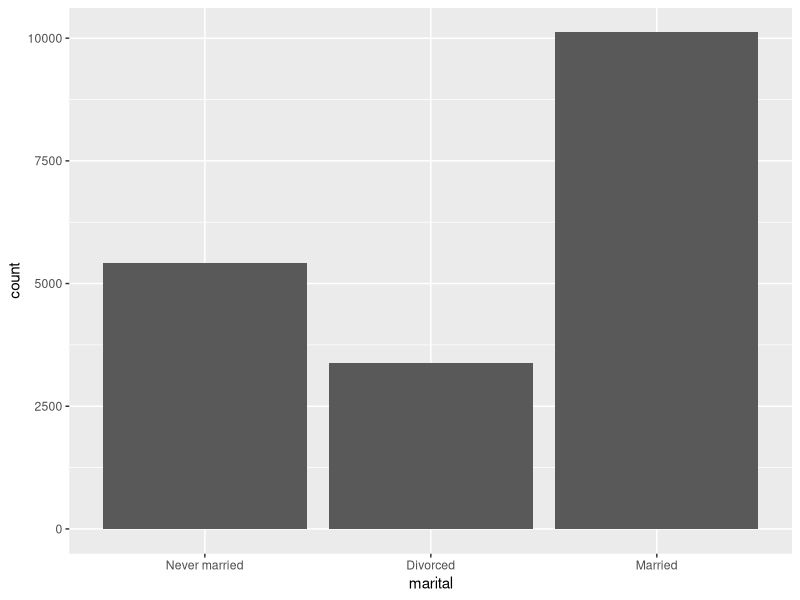

R code for this plot: (Note: this script raises an error after producing the figure.)
#Chi- Squared test for Goodness of fit

library(ggplot2)
library(tidyverse)
library(forcats)
View(gss_cat)


my_data <- gss_cat %>%
  select(marital)%>%
  filter(marital %in% c("Married",
                         "Never married",
                         "Divorced")) %>%
  mutate(marital = fct_drop(marital))

my_table <- table(my_data)
View(my_table)


#Use Chi-Squared goodness of fit test

chisq.test(my_table)

my_data %>%
  table() %>%
  chisq.test()


#GRAPHICS

my_data %>%
  ggplot(aes(marital)) + geom_bar()


--------------------------------------------------------------------------------

#Chi- Squared test For Race

my_data <- gss_cat %>%
  select(race)%>%
  filter(race %in% c("White",
                        "Black",
                        "Other")) %>%
  mutate(race = fct_drop(race))

my_table <- table(my_data)
View(my_table)


#Use Chi-Squared FOR RACE
chisq.test(my_table)

my_data %>%
  table() %>%
  chisq.test()

#GRAPHICS FOR RACE

my_data %>%
  ggplot(aes(race)) + geom_bar()

--------------------------------------------------------------------------------
#Chi- Squared test for Partyid
  
my_data <- gss_cat %>%
  select(partyid)%>%
  filter(partyid %in% c("Ind,near rep",
                      "Strong republican",
                      "Not str democrat",
                      "Independent",
                      "Strong democrat")) %>%
  mutate(partyid = fct_drop(partyid))

my_table <- table(my_data)
View(my_table)

#Use Chi-Squared For partyid

chisq.test(my_table)

my_data %>%
  table() %>%
  chisq.test()

#GRAPHICS For partyid

my_data %>%
  ggplot(aes(partyid)) + geom_bar()

  
--------------------------------------------------------------------------------
#Chi- Squared test for Relig

my_data <- gss_cat %>%
  select(relig)%>%
  filter(relig %in% c("Protestant",
                     "Orthodox-christian",
                     "None",
                     "Christian",
                     "Jewish",
                     "Catholic",
                     "Inter-nondenominational",
                     "Hinduism")) %>%
  mutate(relig = fct_drop(relig))

my_table <- table(my_data)
View(my_table)

#Use Chi-Squared For Relig

chisq.test(my_table)

my_data %>%
  table() %>%
  chisq.test()

#GRAPHICS FOR RELIG

my_data %>%
  ggplot(aes(relig)) + geom_bar()

--------------------------------------------------------------------------------

#Chi- Squared test For denom

my_data <- gss_cat %>%
  select(denom)%>%
  filter(denom %in% c("Southern baptist",
                      "Baptist-dk which",
                      "No denomination",
                      "Not applicable",
                      "Lutheran-mo synod",
                      "Other",
                      "United methodist",
                      "Episcopal",
                      "Other lutheran",
                      "Afr meth ep zion",
                      "Presbyterian c in us",
                      "Evangelical luth")) %>%
  mutate(denom = fct_drop(denom))

my_table <- table(my_data)
View(my_table)

#Use Chi-Squared FOR denom

chisq.test(my_table)

my_data %>%
  table() %>%
  chisq.test()

#GRAPHICS FOR denom

my_data %>%
  ggplot(aes(denom)) + geom_bar()





